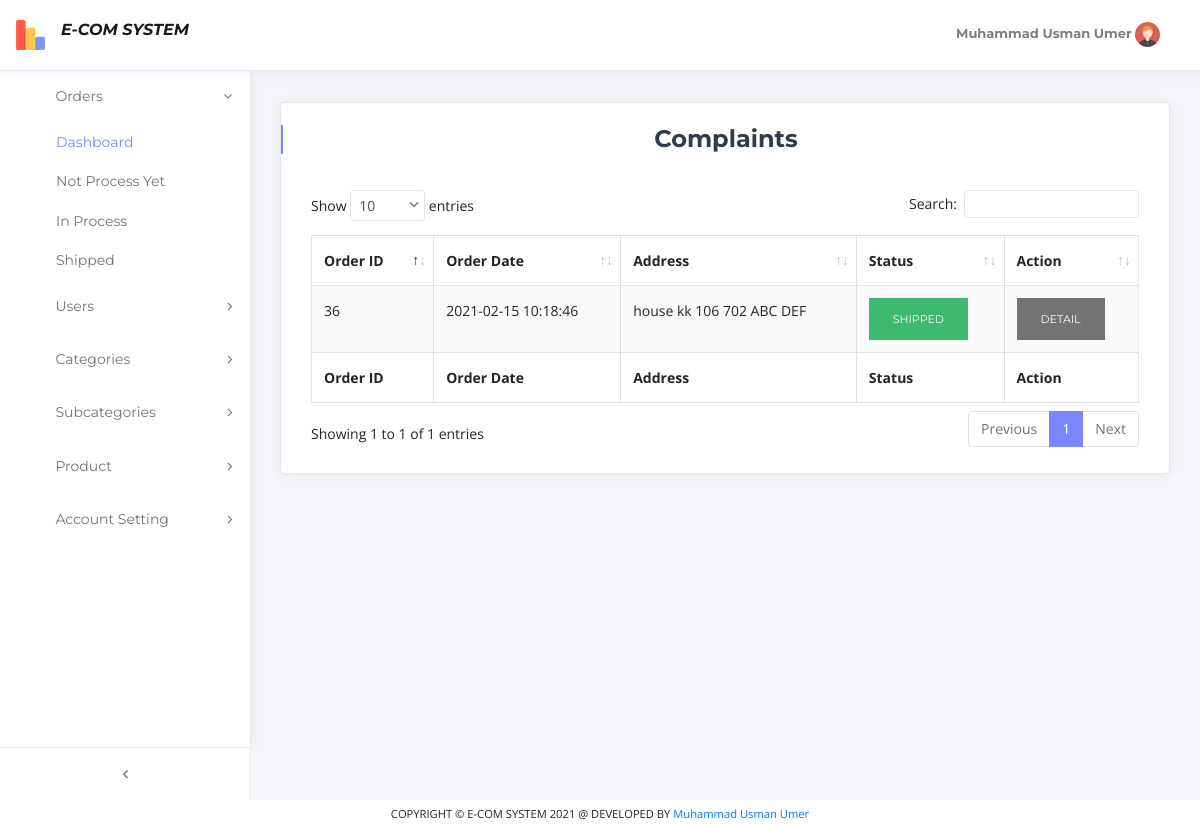
Page /shippedorder.php (signed in) on the committed database.
### tables this page shows
CREATE TABLE `order` (
  `order_id` int(255) NOT NULL,
  `order_date` datetime NOT NULL DEFAULT current_timestamp(),
  `user_id` int(255) NOT NULL,
  `address` varchar(255) NOT NULL,
  `status` varchar(255) NOT NULL,
  `phone` varchar(255) NOT NULL,
  `name` varchar(255) NOT NULL,
  `payment` varchar(255) NOT NULL
);

### config/dbconfig.php (called while the page is built, shortened)
<?php
require_once('./config/operationsorder.php');
class dbconfig
{
    public function db_connect()
    {
        $this->connection = mysqli_connect('localhost', 'root', '', 'e-com');
    }
}

### config/operationsorder.php (called while the page is built, shortened)
<?php
require_once('./config/dbconfig.php');
$db = new dbconfig();
class operationsorder extends dbconfig
{
    public function view_recordclosed()
    {
        global $db;
        $query = "SELECT * FROM `order` WHERE  order.status ='shipped' ";
        $result = mysqli_query($db->connection, $query);
        return $result;
    }
}
?>

### shippedorder.php (the view, shortened to what this page needs)
<?php
require_once("header.php");
require_once('./config/dbconfig.php');
$db = new operationsorder();
$result = $db->view_recordclosed();
?>
<div class="content-wrapper">
    <div class="container-fluid">
        <div class="row">
            <div class="col-xl-12">
                <div class="card card-shadow mb-4">
                    <div class="card-header border-0">
                        <div class="custom-title-wrap bar-primary">
                            <div class="custom-title text-center">
                                <h3>Complaints</h3>
                            </div>
                        </div>
                    </div>
                    <div class="card-body- pt-3 pb-4">
                        <div class="table-responsive">
                            <table id="data_table" class="table table-bordered table-striped" cellspacing="0">
                                <thead>
                                    <tr>
                                        <th>Order ID</th>
                                        <th> Order Date</th>
                                        <th>Address</th>
                                        <th>Status</th>
                                        <th>Action</th>
                                    </tr>
                                </thead>
                                <tfoot>
                                    <tr>
                                        <th>Order ID</th>
                                        <th> Order Date</th>
                                        <th>Address</th>
                                        <th>Status</th>
                                        <th>Action</th>
                                    </tr>
                                </tfoot>
                                <tbody>
                                    <?php
                                    while ($data = mysqli_fetch_assoc($result)) {
                                    ?>
                                        <td><?php echo $data['order_id']; ?></td>
                                        <td><?php echo $data['order_date'] ?></td>
                                        <td><?php echo $data['address'] ?></td>
                                        <td><button type="button" class="btn btn-success rounded-0">Shipped</button></td>
                                        <td><a href="orderdetail.php?O_ID=<?php echo $data['order_id'] ?>" class="btn btn-secondary rounded-0">Detail</a></td>
                                    <?php
                                    }
                                    ?>
                                </tbody>
                            </table>
                        </div>
                    </div>
                </div>
            </div>
        </div>
    </div>
</div>
<?php
require_once("footer.php");
?>

### rows in the picture
order: order_id "36", order_date "2021-02-15 10:18:46", address "house kk 106 702 ABC DEF"

### other values in the picture
$_SESSION["adminname"] "Muhammad Usman Umer"
